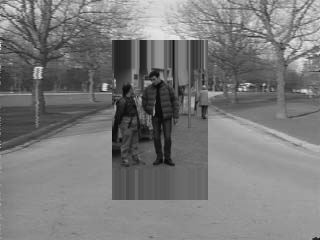
#> input picture test_img/hog_validation_scene.png, 320 x 240 px; its folder holds 7 pictures in this run
$ python generate_video_fixture.py
#> lines starting #> are read from the running program, lines starting #| are printed output that depends on the picture
### tools/project_paths.py
"""Resolve all repository test pictures from the canonical test_img directory."""
from pathlib import Path
import json

ROOT=Path(__file__).resolve().parents[1]
TEST_IMAGES=ROOT/'test_img'


def user_test_image(name):
    path=(TEST_IMAGES/name).resolve()
    if path.parent != TEST_IMAGES.resolve():
        raise ValueError('Test image names must refer directly to test_img')
    if not path.is_file():
        raise FileNotFoundError(f'Cannot find test_img/{name}')
    return path


# [6 lines left out: function user_test_images, not called in this run]

### tools/generate_video_fixture.py
"""Create a small moving MP4 from the project's canonical test pictures."""
import argparse
import hashlib
import json
from pathlib import Path

import cv2
import numpy as np
from PIL import Image,ImageOps
from project_paths import ROOT,user_test_image


def generate(output, *, seconds=6, fps=30, size=(640,360)):
#> called with seconds = 6, fps = 30, size = (640, 360)
    if seconds <= 0 or not 1 <= fps <= 120:
        raise ValueError('Invalid fixture duration or frame rate')
    output = Path(output)
    output.parent.mkdir(parents=True,exist_ok=True)
    names = ('hog_validation_scene.png','test1.png','Ai-marketing.jpg')
    images = []
    for name in names:
        with Image.open(user_test_image(name)) as image:
#> image is the input picture: PIL image 320x240 L; min 9, max 237, mean 121.7
            images.append(np.asarray(ImageOps.fit(image.convert('RGB'),size)))
    writer = cv2.VideoWriter(str(output),cv2.VideoWriter_fourcc(*'mp4v'),fps,size)
    if not writer.isOpened():
        raise RuntimeError('Cannot create the MP4 fixture using the packaged FFmpeg encoder')
    count = round(seconds*fps)
    try:
        for index in range(count):
            base = images[min(len(images)-1,index*len(images)//count)]
            rgb = np.roll(base,index%17-8,axis=1)
            bgr = cv2.cvtColor(rgb,cv2.COLOR_RGB2BGR)
            cv2.rectangle(bgr,(0,0),(280,25),(15,15,15),-1)
            cv2.putText(bgr,f'FPGA frame {index:04d}  {index/fps:.2f}s',(8,18),cv2.FONT_HERSHEY_SIMPLEX,0.5,(40,240,80),1,cv2.LINE_AA)
            writer.write(bgr)
#> this loop made 180 passes
#> pass 1, in generate, `base = images[min(len(images)-1,index*len(images)//count)]`:
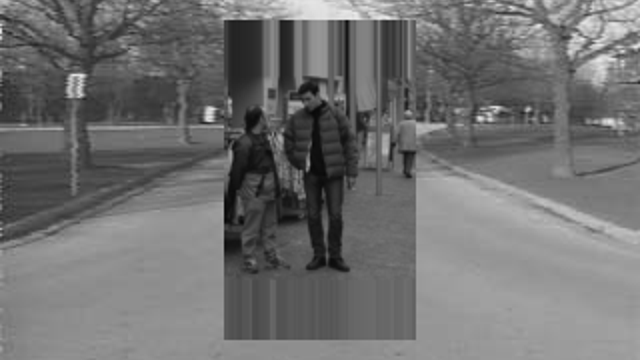
#> base: shape (360, 640, 3); min 4, max 237, mean 112.8
#> pass 1, in generate, `rgb = np.roll(base,index%17-8,axis=1)`:
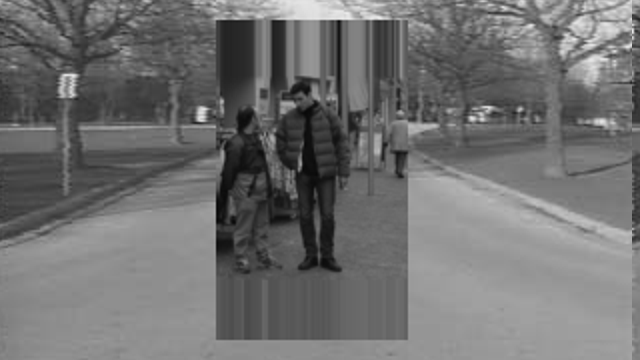
#> rgb: shape (360, 640, 3); min 4, max 237, mean 112.8
#> pass 3, in generate, `rgb = np.roll(base,index%17-8,axis=1)`:
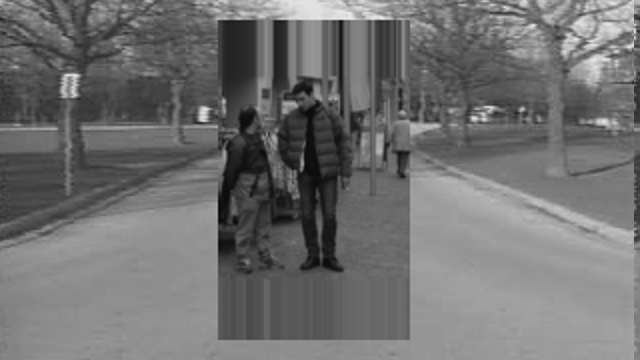
#> rgb: shape (360, 640, 3); min 4, max 237, mean 112.8
#> after the loop:
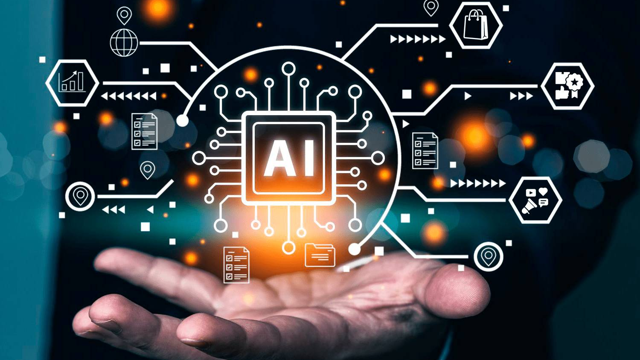
#> base: shape (360, 640, 3); mean of channels 0, 1, 2 60.3, 67.2, 71; drawn as R, G, B
#> after the loop:
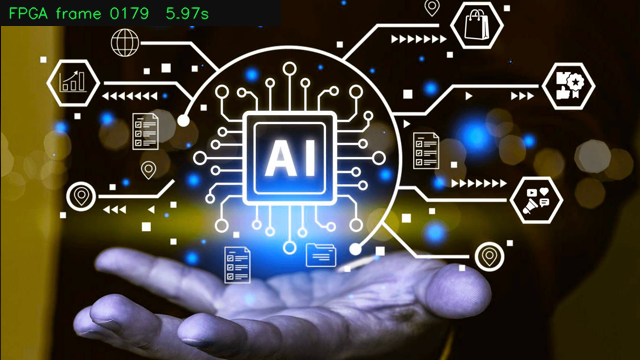
#> bgr: shape (360, 640, 3); mean R, G, B 70.1, 66.9, 60.2
#> after the loop:
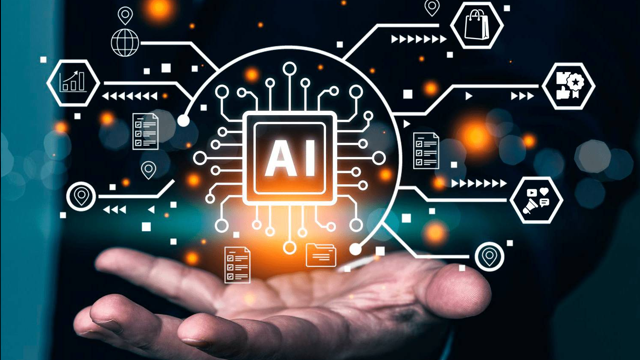
#> rgb: shape (360, 640, 3); mean of channels 0, 1, 2 60.3, 67.2, 71; drawn as R, G, B
    finally:
        writer.release()
    report = dict(file=output.name,width=size[0],height=size[1],fps=fps,frames=count,
#> (the run stopped early here; a loop or call above may not have finished)
